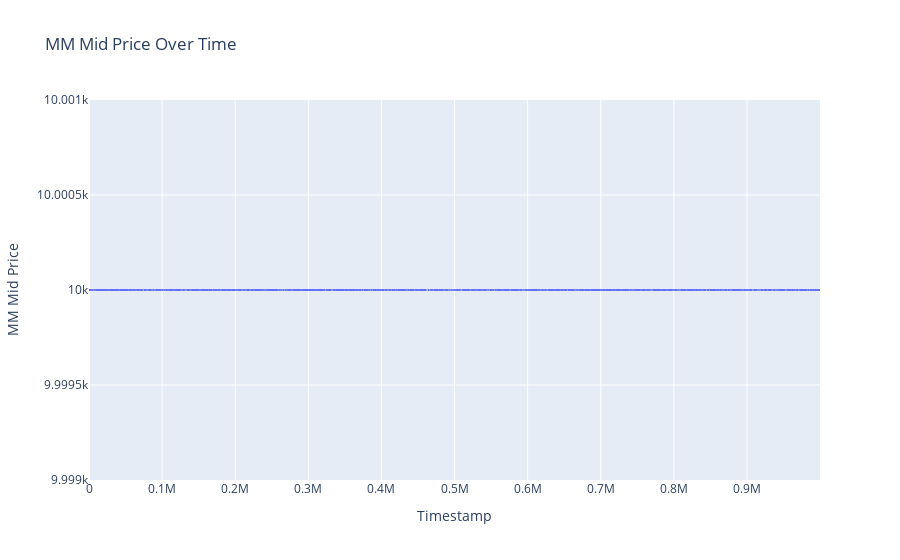

The cell this chart's notebook holds for it:
### Code cell
# Create the plot using Plotly Express
fig = px.line(resin_data, x='timestamp', y='mm_mid', title='MM Mid Price Over Time')

# Customize the layout
fig.update_layout(
    xaxis_title='Timestamp',
    yaxis_title='MM Mid Price',
)

# Display the plot
fig.show()

### Figure 1 — Plotly figure (JSON) as saved in the notebook; plotly's stock layout.template omitted (floating-point values rounded to 4 significant figures; data arrays with more than 128 entries replaced by an {"elided": "..."} marker saying what was removed)
{"data": [{"hovertemplate": "timestamp=%{x}<br>mm_mid=%{y}<extra></extra>", "legendgroup": "", "line": {"color": "#636efa", "dash": "solid"}, "marker": {"symbol": "circle"}, "mode": "lines", "name": "", "showlegend": false, "type": "scattergl", "x": {"elided": "10000 int values"}, "xaxis": "x", "y": {"elided": "10000 int values"}, "yaxis": "y"}], "layout": {"legend": {"tracegroupgap": 0}, "title": {"text": "MM Mid Price Over Time"}, "xaxis": {"anchor": "y", "domain": [0, 1], "title": {"text": "Timestamp"}}, "yaxis": {"anchor": "x", "domain": [0, 1], "title": {"text": "MM Mid Price"}}}}
